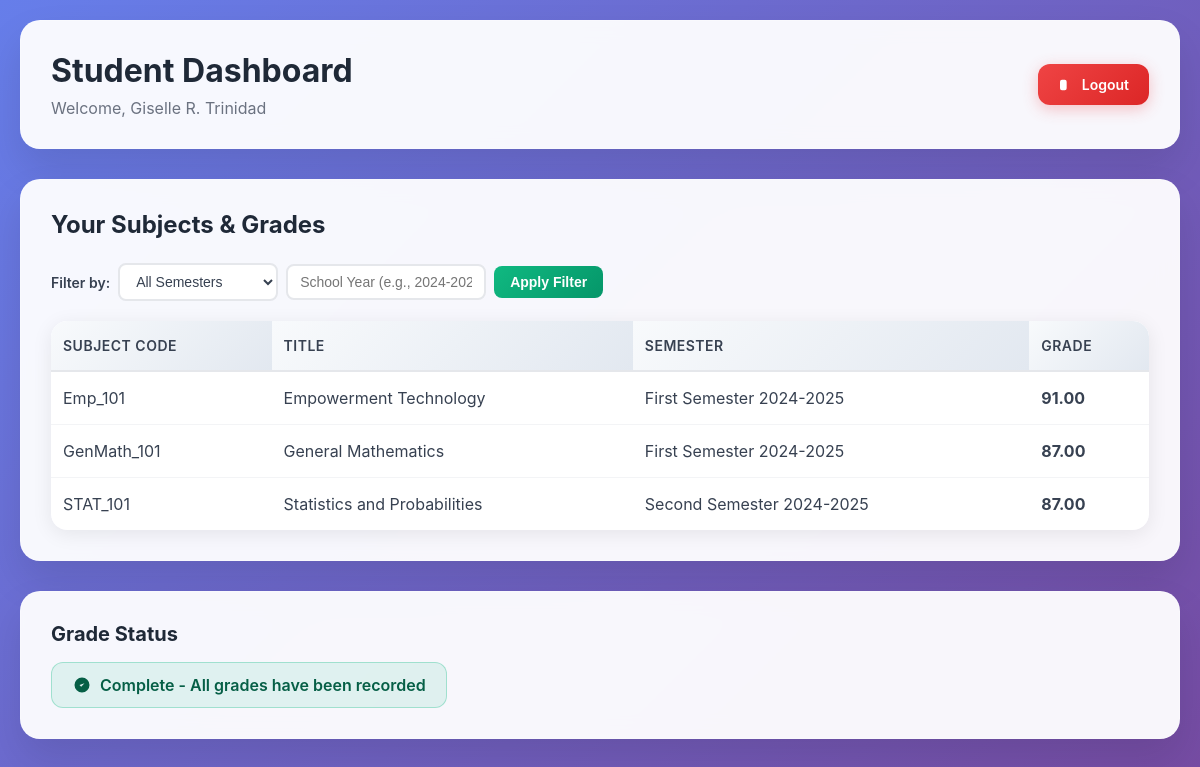
The page /student/dashboard.php (signed in) on the database its author committed.
### tables this page shows
CREATE TABLE IF NOT EXISTS `enrollments` (
  `id` int(11) NOT NULL AUTO_INCREMENT,
  `student_id_fk` int(11) NOT NULL,
  `subject_id_fk` int(11) NOT NULL,
  `semester_id_fk` int(11) NOT NULL,
  `grade` decimal(5,2) DEFAULT NULL,
  `remarks` varchar(50) DEFAULT NULL,
  PRIMARY KEY (`id`),
  UNIQUE KEY `unique_enrollment` (`student_id_fk`,`subject_id_fk`,`semester_id_fk`),
  KEY `subject_id_fk` (`subject_id_fk`),
  KEY `semester_id_fk` (`semester_id_fk`)
);

CREATE TABLE IF NOT EXISTS `subjects` (
  `id` int(11) NOT NULL AUTO_INCREMENT,
  `subject_code` varchar(50) NOT NULL,
  `title` varchar(150) NOT NULL,
  `semester_id` int(11) NOT NULL,
  `teacher_id` int(11) DEFAULT NULL,
  PRIMARY KEY (`id`),
  KEY `semester_id` (`semester_id`),
  KEY `teacher_id` (`teacher_id`)
);

CREATE TABLE IF NOT EXISTS `semesters` (
  `id` int(11) NOT NULL AUTO_INCREMENT,
  `name` varchar(100) NOT NULL,
  PRIMARY KEY (`id`)
);

### student/dashboard.php (the view, shortened to what this page needs)
<?php
require_once '../config.php';
$student_id = isset($_SESSION['user_id']) ? intval($_SESSION['user_id']) : 0;
$allowed_terms = ['First Semester', 'Second Semester'];
$term_filter = isset($_GET['term']) ? trim($_GET['term']) : '';
if (!in_array($term_filter, $allowed_terms, true)) {
    $term_filter = '';
}
$year_filter = isset($_GET['school_year']) ? trim($_GET['school_year']) : '';
$sql = "
    SELECT e.id AS enroll_id, s.subject_code, s.title, sem.name AS semester, e.grade
    FROM enrollments e
    JOIN subjects s ON e.subject_id_fk = s.id
    JOIN semesters sem ON e.semester_id_fk = sem.id
    WHERE e.student_id_fk = ?
";
$sql .= " ORDER BY sem.name, s.subject_code";
$stmt = $mysqli->prepare($sql);
if ($term_filter !== '' && $year_filter !== '') {
    $full = $term_filter . ' ' . $year_filter;
    $stmt->bind_param('is', $student_id, $full);
} elseif ($term_filter !== '') {
    $stmt->bind_param('is', $student_id, $term_filter);
} elseif ($year_filter !== '') {
    $stmt->bind_param('is', $student_id, $year_filter);
} else {
    $stmt->bind_param('i', $student_id);
}
$stmt->execute();
$res = $stmt->get_result();
$grades = array();
$complete = true;
while ($row = $res->fetch_assoc()) {
    $grades[] = $row;
}
?>
<!doctype html>
<html>
<head>
</head>
<body>
<div class="container">
  <div class="header">
    <div class="header-content">
      <div>
        <h1 class="page-title">Student Dashboard</h1>
        <p class="page-subtitle">Welcome, <?= htmlspecialchars($_SESSION['user_name']) ?></p>
      </div>
      <div class="header-actions">
        <a class="button danger" href="../logout.php">
          <svg width="16" height="16" viewBox="0 0 24 24" fill="currentColor">
            <path d="M17 16l4-4m0 0l-4-4m4 4H7m6 4v1a3 3 0 01-3 3H6a3 3 0 01-3-3V7a3 3 0 013-3h4a3 3 0 013 3v1"/>
          </svg>
          Logout
        </a>
      </div>
    </div>
  </div>
  <div class="content-card">
    <div style="display: flex; justify-content: space-between; align-items: center; margin-bottom: 24px;">
      <h2 style="margin: 0; color: #1f2937; font-size: 24px;">Your Subjects & Grades</h2>
    </div>
    <form method="get" action="dashboard.php" class="filter-form">
      <label>Filter by:</label>
      <select name="term" aria-label="Semester term">
        <option value="" <?= $term_filter === '' ? 'selected' : '' ?>>All Semesters</option>
      </select>
      <input type="text" name="school_year" aria-label="School Year" placeholder="School Year (e.g., 2024-2025)" value="<?= htmlspecialchars($year_filter) ?>" style="width:200px;" />
      <button type="submit">Apply Filter</button>
    </form>
    <div class="table-container">
      <table class="table">
        <thead>
          <tr>
            <th>Subject Code</th>
            <th>Title</th>
            <th>Semester</th>
            <th>Grade</th>
          </tr>
        </thead>
        <tbody>
          <?php if (count($grades) === 0): ?>
            <tr><td colspan="4" style="text-align: center; color: #6b7280; padding: 40px;">You are not enrolled in any subjects.</td></tr>
          <?php else: ?>
            <?php foreach ($grades as $row): ?>
              <tr>
                <td><?= htmlspecialchars($row['subject_code']) ?></td>
                <td><?= htmlspecialchars($row['title']) ?></td>
                <td><?= htmlspecialchars($row['semester']) ?></td>
                <td>
                  <?php
                    if (isset($row['grade']) && $row['grade'] !== null && $row['grade'] !== '') {
                        echo '<strong>' . htmlspecialchars($row['grade']) . '</strong>';
                    } else {
                        echo '<span class="grade-badge na">N/A</span>';
                    }
                  ?>
                </td>
              </tr>
            <?php endforeach; ?>
          <?php endif; ?>
        </tbody>
      </table>
    </div>
  </div>
  <div class="content-card">
    <h3 style="margin: 0 0 16px; color: #1f2937; font-size: 20px;">Grade Status</h3>
    <?php if ($complete && count($grades) > 0): ?>
      <div class="status-badge success">
        <svg width="20" height="20" viewBox="0 0 24 24" fill="currentColor">
          <path d="M9 12l2 2 4-4m6 2a9 9 0 11-18 0 9 9 0 0118 0z"/>
        </svg>
        Complete - All grades have been recorded
      </div>
    <?php endif; ?>
  </div>
</div>
</body>
</html>

### student/dashboard.php (style rules this page uses)
* { margin: 0; padding: 0; box-sizing: border-box; }
body { font-family: -apple-system, BlinkMacSystemFont, 'Segoe UI', Roboto, sans-serif; background: linear-gradient(135deg, #667eea 0%, #764ba2 100%); min-height: 100vh; color: #1f2937; }
.container { max-width: 1200px; margin: 0 auto; padding: 20px; }
.header { background: rgba(255, 255, 255, 0.95); backdrop-filter: blur(10px); border-radius: 20px; padding: 30px; margin-bottom: 30px; box-shadow: 0 20px 40px rgba(0, 0, 0, 0.1); border: 1px solid rgba(255, 255, 255, 0.2); }
.header-content { display: flex; justify-content: space-between; align-items: center; flex-wrap: wrap; gap: 20px; }
.page-title { font-size: 32px; font-weight: 700; color: #1f2937; margin-bottom: 8px; }
.page-subtitle { color: #6b7280; font-size: 16px; }
.header-actions { display: flex; gap: 12px; align-items: center; }
.button { display: inline-flex; align-items: center; justify-content: center; padding: 12px 20px; border-radius: 12px; font-weight: 600; text-decoration: none; border: none; cursor: pointer; transition: all 0.3s ease; font-size: 14px; gap: 8px; }
.button.danger { background: linear-gradient(135deg, #ef4444, #dc2626); color: white; box-shadow: 0 4px 15px rgba(239, 68, 68, 0.3); }
.content-card { background: rgba(255, 255, 255, 0.95); backdrop-filter: blur(10px); border-radius: 20px; padding: 30px; box-shadow: 0 20px 40px rgba(0, 0, 0, 0.1); border: 1px solid rgba(255, 255, 255, 0.2); margin-bottom: 30px; }
.table-container { overflow-x: auto; border-radius: 16px; box-shadow: 0 4px 20px rgba(0, 0, 0, 0.08); }
.table { width: 100%; border-collapse: collapse; background: white; border-radius: 16px; overflow: hidden; }
.table th { background: linear-gradient(135deg, #f8fafc, #e2e8f0); color: #374151; font-weight: 600; padding: 16px 12px; text-align: left; border-bottom: 2px solid #e5e7eb; font-size: 14px; text-transform: uppercase; letter-spacing: 0.5px; }
.table td { padding: 16px 12px; border-bottom: 1px solid #f3f4f6; color: #374151; vertical-align: top; }
.table tr:last-child td { border-bottom: none; }
.filter-form { display: flex; align-items: center; gap: 8px; flex-wrap: wrap; margin-bottom: 20px; }
.filter-form label { font-weight: 600; color: #374151; font-size: 14px; }
.filter-form select, .filter-form input[type="text"] { padding: 8px 12px; border: 2px solid #e5e7eb; border-radius: 8px; background: white; color: #374151; font-size: 14px; transition: all 0.3s ease; }
.filter-form button { padding: 8px 16px; border-radius: 8px; font-weight: 600; border: none; cursor: pointer; transition: all 0.3s ease; font-size: 14px; }
.filter-form button[type="submit"] { background: linear-gradient(135deg, #10b981, #059669); color: white; }
.status-badge { display: inline-flex; align-items: center; gap: 8px; padding: 12px 20px; border-radius: 12px; font-weight: 600; font-size: 16px; }
.status-badge.success { background: rgba(16, 185, 129, 0.1); border: 1px solid rgba(16, 185, 129, 0.3); color: #065f46; }

### rows shown on the page
enrollments: subject_id_fk.subject_code "Emp_101", subject_id_fk.title "Empowerment Technology", semester_id_fk.name "First Semester 2024-2025", grade "91.00"
enrollments: subject_id_fk.subject_code "GenMath_101", subject_id_fk.title "General Mathematics", semester_id_fk.name "First Semester 2024-2025", grade "87.00"
enrollments: subject_id_fk.subject_code "STAT_101", subject_id_fk.title "Statistics and Probabilities", semester_id_fk.name "Second Semester 2024-2025", grade "87.00"

### other values the page prints
$_SESSION['user_name'] "Giselle R. Trinidad"
